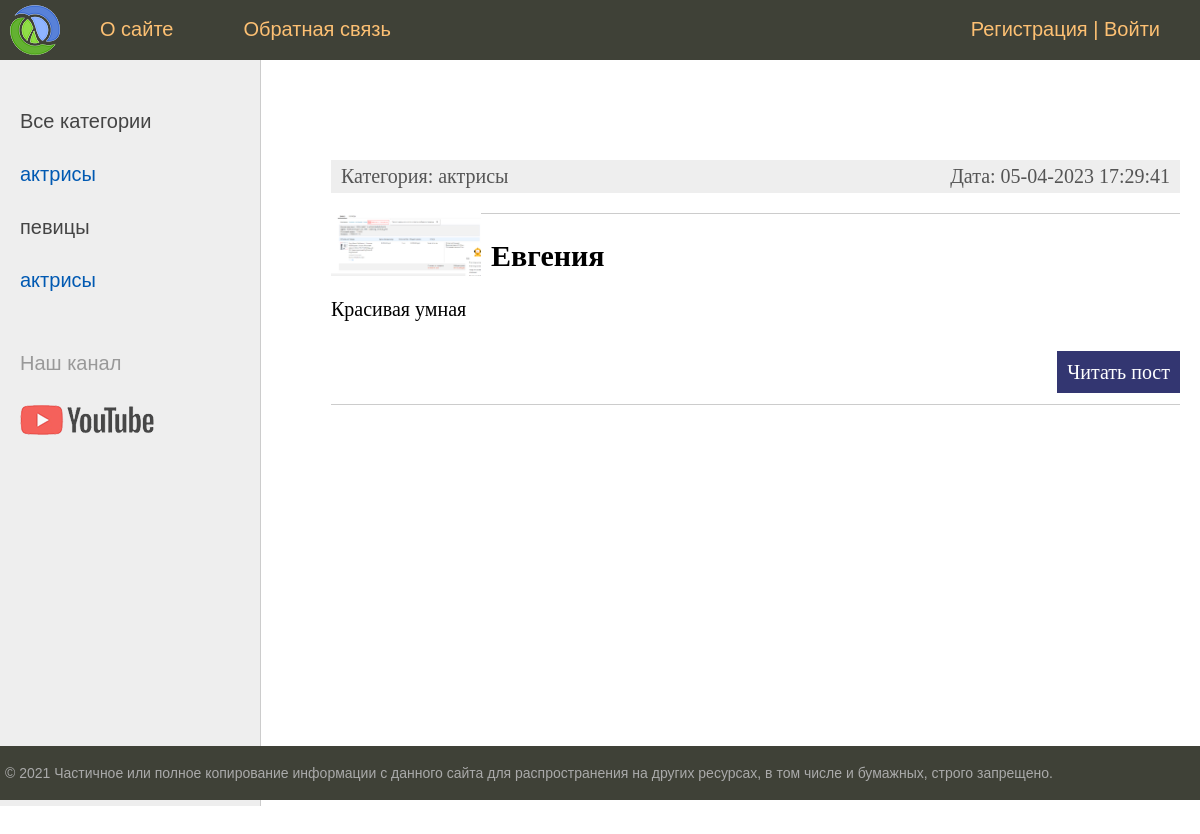
The page /women/category/aktrisy/ on the database as committed earlier.
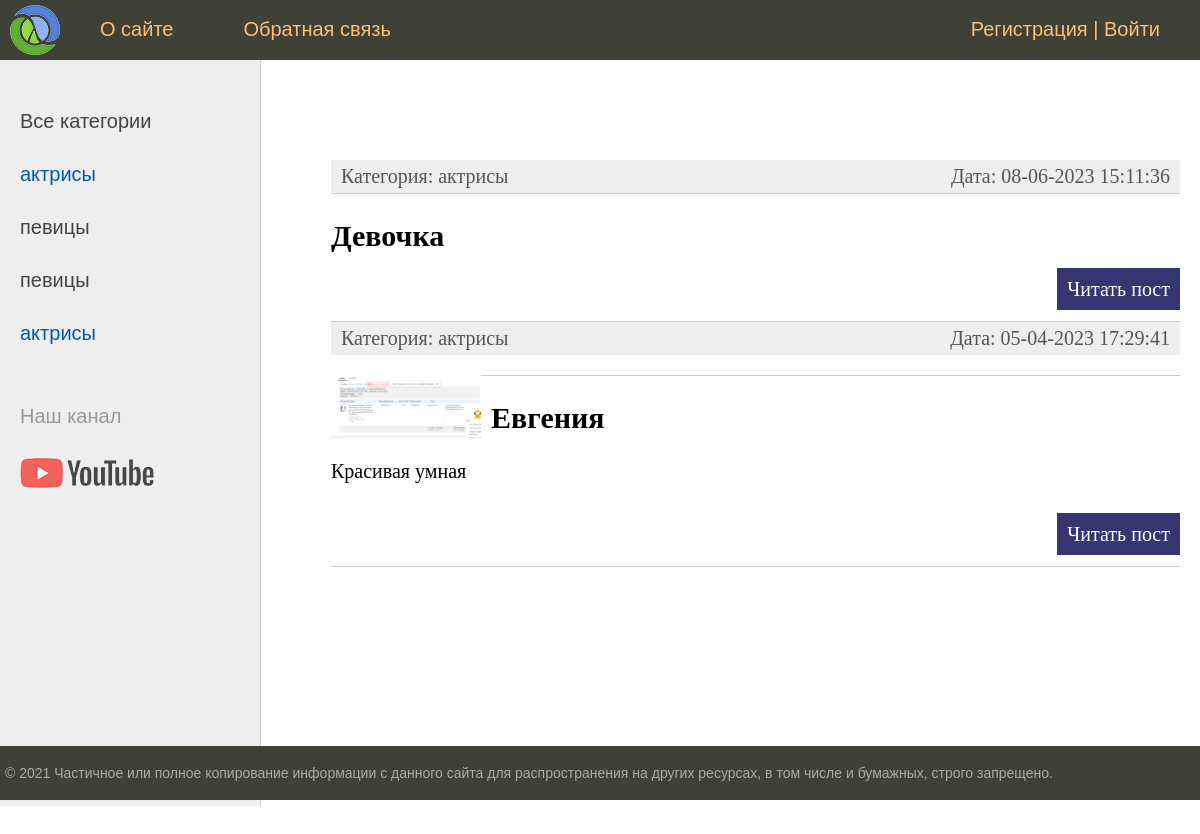
The same page on the database as committed later.
### woman/models.py (models this page shows, shortened)
class Category(models.Model):
    name = models.CharField(max_length=100, db_index=True, verbose_name="название категории")  # поле индексировано
    slug = models.SlugField(max_length=255, unique=True, db_index=True, verbose_name="URL")
    def __repr__(self):
        return self.name
    def __str__(self):
        return self.name
    def get_url(self):
        return reverse("category", kwargs={"cat_slug": self.slug})  # атрибут передается в urls.py
    class Meta:
        verbose_name = "Категория"
        verbose_name_plural = "Категории"  # джанго ко всем названиям добавляет букву s. переобпределяем чтобы избавить от этого
        ordering = ['name']

class Woman(models.Model):
    title = models.CharField(max_length=255)
    slug = models.SlugField(max_length=255, unique=True, db_index=True, verbose_name="URL")
    content = models.TextField(blank=True, verbose_name="Содержание")
    photo = models.ImageField(upload_to="photos/", blank=True)
    time_create = models.DateTimeField(auto_now_add=True)
    time_update = models.DateTimeField(auto_now=True)
    is_published = models.BooleanField(default=True)
    cat = models.ForeignKey("Category", on_delete=models.PROTECT)  # запрещаем удалять категории у которых есть ссылки на категрию
    def get_url(self):
        return reverse("post_slug", kwargs={"post_slug": self.slug})  # через слаг
    class Meta:
        verbose_name = "известные женьщины"
        verbose_name_plural = "известные женьщины"  # джанго ко всем названиям добавляет букву s. переобпределяем чтобы избавить от этого
        ordering = ['-time_create', 'title']  # обратная сортировка по time_create.

### woman/views.py (the view)
# urls.py: path('category/<slug:cat_slug>/', CategoryBy.as_view(), name="category"),
class CategoryBy(DataMixin, ListView):
    model = Woman  # get_queryset возвражает все строки без фильтрации
    template_name = 'woman/index2.html'  # переопределить шаблон, по умолчнию называние это <имя приложения>/<имя модули>_list.html
    context_object_name = 'posts'  # чтобы переопределить атрибут object_list
    allow_empty = False  # когда страница не найдена, то вернет 404
    def get_context_data(self, *, object_list=None, **kwargs):
        context = super().get_context_data(**kwargs)
        title = "Категория - " + str(context["posts"][0].cat)  # cat - будет названием категории
        selected = context["posts"][0].cat_id  # cat_id будет число, индекс, он же ключ
        c_def = self.get_user_context(title=title, selected=selected)
        return context | c_def
    def get_queryset(self):
        posts = super().get_queryset().filter(cat__slug=self.kwargs["cat_slug"], is_published=True).prefetch_related('cat')  # cat_slug берется из urls. где указан атрибут для рута
        return posts

### woman/templatetags/woman_tags.py (called while the page is built)
@register.inclusion_tag('woman/list_cats.html')
def show_categories(sort=None, cat_selected=0):
    if not sort:
        cats = Category.objects.all()
    else:
        cats = Category.objects.order_by(sort)
    return {'categ': cats, "selected": cat_selected}

### woman/utils.py (called while the page is built)
    def get_user_context(self, **kwargs):
        context = kwargs
        m = menu[:]
        if not self.request.user.is_authenticated:
            m.pop(1)
        context['menu'] = m
        categ = cache.get('categ')
        if not categ:
            categ = Category.objects.annotate(total=Count('woman')).filter(total__gt=0)  # annotate значит ленивый запрос.
            print(categ)
            cache.set('categ', categ, 60)  # 60 секунд
        context['categ'] = categ
        if 'selected' not in context:
            context['selected'] = 0
        return context

### woman/templates/woman/index2.html (shortened to what this page needs)
{% extends 'woman/base.html' %}
{% block content %}
    <ul class="list-articles">
        {% for p in posts %}
            <li><div class="article-panel">
                <p class="first">Категория: {{ p.cat }}</p>
                <p class="last">Дата: {{ p.time_update|date:"d-m-Y H:i:s"  }}</p>
            </div>
                {% if p.photo %}
                    <p><img class="img-article-left thumb" src="{{ p.photo.url }}"></p>
                {% endif %}
            </li>
            <li><h2>{{p.title}}</h2>
                {% autoescape on %}
                    {{p.content|linebreaks|truncatewords:50}}
                {% endautoescape %}
                <p class="link-read-post"><a href="{{ p.get_url }}">Читать пост</a></p>
            </li>
        {% endfor %}
    </ul>
{% endblock %}

### woman/templates/woman/base.html (shortened to what this page needs)
{% load static %}
{% load woman_tags %}
<!DOCTYPE html>
<html>
<head>
	<link type="text/css" href="{% static 'woman/css/styles.css' %}" rel="stylesheet" />
</head>
<body>
<table class="table-page" border=0 cellpadding="0" cellspacing="0">
<tr><td valign=top>
{% block mainmenu %}
	<div class="header">
		<ul id="mainmenu" class="mainmenu">
			<li class="logo"><a href="{% url 'home' %}"><div class="logo"></div></a></li>
				{% for m in menu %}
					<li><a href="{% url m.url_name %}">{{ m.title }}</a></li>
				{% endfor %}
				{% if request.user.is_authenticated %}
					<li class="last">
						Добро пожаловать {{ user.username }} |
						<a href="{% url 'logout' %}">Выйти</a>
					</li>
				{% else %}
					<li class="last">
						<a href="{% url 'register' %}">Регистрация</a> |
						<a href="{% url 'login' %}">Войти</a>
					</li>
				{% endif %}
			</ul>
		</div>
{% endblock mainmenu %}
<table class="table-content" border=0 cellpadding="0" cellspacing="0">
<tr>
	<td valign="top" class="left-chapters">
	<ul id="leftchapters">
		{% if selected == 0 %}
			<li class="selected">Все категории</li>
		{% else %}
			<li><a href="{% url 'home' %}">Все категории</a></li>
		{% endif %}
		{% for c in categ %}
			{% if c.pk == selected %}
				<li class="selected">{{ c.name }}</li>
			{% else %}
				<li><a href="{{ c.get_url }}">{{ c.name }}</a></li>
			{% endif %}
		{% endfor %}
		{% show_categories '-name' selected %}
		<li class="share">
		<p>Наш канал</p>
		<a class="share-yt" href="https://www.youtube.com/channel/UClJzWfGWuGJL2t-3dYKcHTA/playlists" target="_blank" rel="nofollow"></a>
		</li>
	</ul>
</td>
	<td valign="top" class="content">
	<div class="content-text">
		{% block content %}
		{% endblock %}
	</div>
</td></tr></table>
<tr><td valign=top>
	<div id="footer">
		<p>&copy; 2021 Частичное или полное копирование информации с данного сайта для распространения на других ресурсах, в том числе и бумажных, строго запрещено.</p>
	</div>
</td></tr></table>
</body>
</html>

### woman/templates/woman/list_cats.html
{% for c in categ %}
    {% if c.pk == selected %}
        <li class="selected">{{ c.name }}</li>
    {% else %}
        <li><a href="{{ c.get_url }}">{{ c.name }}</a></li>
    {% endif %}
{% endfor %}

### woman/static/woman/css/styles.css (style rules this page uses)
html, body { font-family: 'Arial'; margin: 0; padding: 0; height: 100%; width: 100%; color: #444; }
a { color: #0059b2; text-decoration: none; }
img { max-width: 600px; height: auto; }
img.img-article-left { max-width: 300px; height: auto; float: left; padding: 0 10px 10px 0; }
img.img-article-left.thumb { max-width: 150px; height: auto; }
p.link-read-post { text-align: right; }
p.link-read-post a { padding: 10px; min-width: 100px; background: #333671; color: #fff; text-decoration: none; }
div.article-panel { background: #eee; padding: 5px 10px 5px 10px; box-sizing: border-box; overflow: hidden; color: #555; }
div.article-panel p.first { margin: 0; float: left; }
div.article-panel p.last { margin: 0; float: right; }
ul.list-articles { list-style: none; margin: 0; padding: 0; }
ul.list-articles li { border-bottom: 1px solid #ccc; }
.table-page { width: 100%; height: 100%; vertical-align: top; }
.table-page tr { height: 100%; }
.header { background: #3F4137; height: 60px; }
.logo { background: url('../images/logo.png') no-repeat 10px 5px; width: 70px; height: 60px; }
ul.mainmenu { list-style: none; margin: 0; padding: 0; height: 60px; color: #fdc073; font-size: 20px; overflow: hidden; }
ul.mainmenu li { float: left; margin: 18px 40px 0 30px; }
ul.mainmenu li.logo { margin: 0; }
ul.mainmenu li.last { float: right; }
ul.mainmenu li a { color: #fdc073; text-decoration: none; }
.table-content { width: 100%; min-height: 100%; height: 100%; }
.left-chapters { margin: 0; background: #eee; border-right: 1px solid #ccc; min-height: 100%; }
.left-chapters ul { width: 230px; min-height: 100%; margin: 0; padding: 20px 10px 10px 20px; list-style: none; font-size: 20px; }
.left-chapters ul li { margin: 30px 0 0 0; color: #999; }
.left-chapters ul li.selected { color: #0059b2; }
.left-chapters ul li a { color: #444; text-decoration: none; }
.left-chapters ul li.share { margin: 60px 0 0 0; }
.left-chapters ul li.share p { margin: 30px 0 30px 0; }
.left-chapters ul li.share a { display: inline-block; width: 40px; height: 40px; margin: 0 20px 0 0; }
.left-chapters ul li.share a.share-yt { width: 100%; height: 30px; background: url('../images/share_yt.png') no-repeat 0 0 }
.content { padding: 40px 20px 20px 40px; width: 100%; box-sizing: border-box; }
.content-text { margin: 60px 0 0 30px; color: #000; font-size: 20px; font-family: Yandex Sans Display Light; }
#footer { box-sizing: border-box; background: #3F4137; padding: 5px; color: #aaa; font-size: 14px; font-family: Verdana, Geneva, Arial, Helvetica; text-align: left; overflow: hidden; }

Rows that differ between the two databases and show on the page:
now on one of the page's lists (row unchanged): Category: name "певицы"
added Woman: cat "актрисы", time_update "08-06-2023 15:11:36", title "Девочка"
